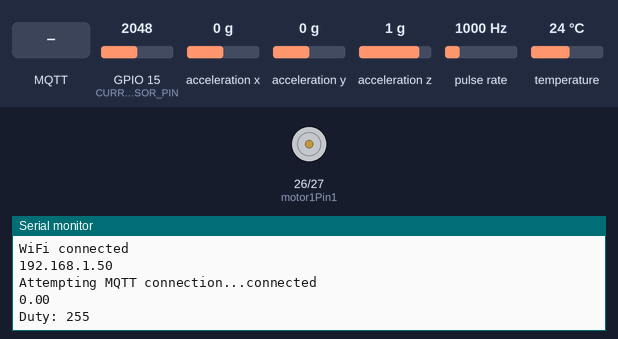
Bench run of a sketch on a simulated ESP32. On the bench: motor-driver pin pairs drawn as motors (green arrow = first pin HIGH = forward, orange = second pin HIGH = backward, longer = more drive, scaled by the enable pin), the last lines printed to the serial monitor. Wiring (inferred from the names in the program): pulse sensor: data GPIO 33. The test bench sets the inputs (shaded band); at power-on: GPIO 15 (CURRENT_SENSOR_PIN) = 2048, acceleration x 0 g, acceleration y 0 g, acceleration z 1 g, pulse rate 1000 Hz, temperature 24 °C. WiFi joins after 1.5 s; servers stay silent unless stated; no MQTT or app messages arrive unless stated.

Above: at 3.7 s.
3.8 s: MQTT message "90" arrives on the first subscribed topic
At 5.5 s:
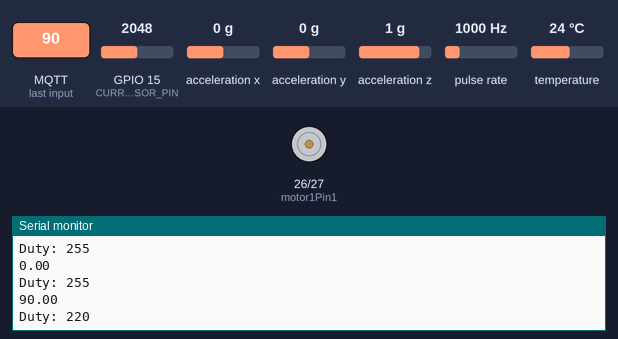
7.4 s: MQTT message "200" arrives on the first subscribed topic
At 9.4 s:
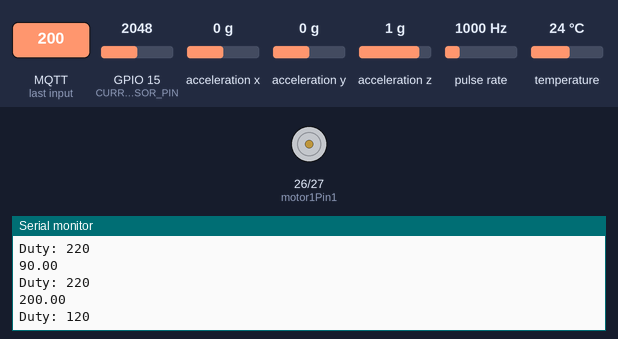
11.0 s: MQTT message "5" arrives on the first subscribed topic
At 12.4 s:
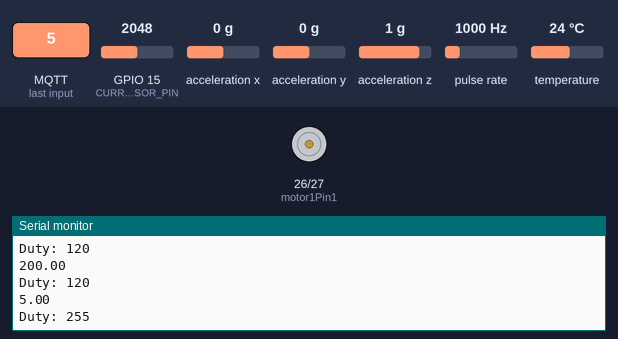
Timing chart, 0 to 14.0 s (numbered marks = the images above; inputs shaded):
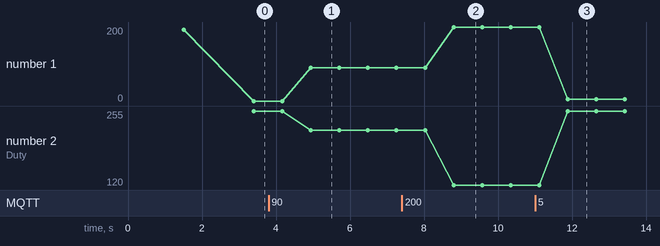

The sketch:

node_2_r1r.ino
```cpp
#define EncoderPinA 33

#define motor1Pin1 26
#define motor1Pin2 27
#define enable1Pin 14

#define CURRENT_SENSOR_PIN 15

//#define LED 2

#include <WiFi.h>
#include <PubSubClient.h>
#include <Wire.h>
#include <Adafruit_Sensor.h>
#include <Adafruit_ADXL345_U.h>
#include <OneWire.h>
#include <DallasTemperature.h>

const int oneWireBus = 18;

// WiFi credentials
const char* ssid = "AM-153";
const char* password = "password";

// MQTT broker
const char* mqtt_server = "makri.local";

OneWire oneWire(oneWireBus);

// Pass our oneWire reference to Dallas Temperature sensor
DallasTemperature sensors(&oneWire);


WiFiClient espClient;
PubSubClient client(espClient);

const float Vref = 3.3;
const int ADC_RES = 4095;

// 5A version sensitivity
const float sensitivity = 0.185;
float offsetVoltage = 1.65;


// Topics
const char* sub_topic = "/r2r/sag_distance";

const char* pub_speed = "/r2r/motor_speed";

const char* pub_current = "/r2r/motor_current";

const char* pub_vib_x = "/r2r/motor_vib_x";
const char* pub_vib_y = "/r2r/motor_vib_y";
const char* pub_vib_z = "/r2r/motor_vib_z";

const char* pub_temp = "/r2r/motor_temp";


// Setting PWM properties
const int freq = 30000;
const int pwmChannel = 0;
const int resolution = 8;
int dutyCycle = 80;


volatile long encoderCount = 0;

unsigned long prevTime = 0;
float rpm = 0;

// Set this correctly based on your encoder
const int PPR = 360;

// Variables
float curr_motor_speed= 0;
float motor_current = 0;
float motorSpeed = 0;
float motor_temp = 0;
float vib_x =0;
float vib_y =0;
float vib_z =0;

// -------- CONTROL --------
float sag_measured = 0.0;
float SAG_SET = 100.0;   // desired sag
float Kp = 10.0;        // tune this


Adafruit_ADXL345_Unified accel = Adafruit_ADXL345_Unified(12345);


void IRAM_ATTR updateEncoder() {
  encoderCount++;   // only counting pulses
}


void calc_speed() {
  unsigned long currentTime = millis();

  if (currentTime - prevTime >= 1000) {  // 1 second window
    noInterrupts();
    long count = encoderCount;
    encoderCount = 0;
    interrupts();

    rpm = (count * 60.0) / PPR;

//    Serial.print("RPM: ");
//    Serial.println(rpm);

    prevTime = currentTime;
  }
}
// ----------- WiFi Setup -----------
void setup_wifi() {
  delay(10);
  Serial.println("Connecting to WiFi...");
  WiFi.begin(ssid, password);
  while (WiFi.status() != WL_CONNECTED) {
    delay(500);
    Serial.print(".");

  }
//digitalWrite(LED,HIGH);
  Serial.println("\nWiFi connected");
  Serial.println(WiFi.localIP());
}

// ----------- MQTT Callback (Subscriber) -----------
void callback(char* topic, byte* payload, unsigned int length) {

//  Serial.print("Message received on topic: ");
//  Serial.println(topic);

  String msg = "";
  for (int i = 0; i < length; i++) {
    msg += (char)payload[i];
  }

//  Serial.print("Message: ");
//  Serial.println(msg);

  sag_measured = msg.toFloat();
  // Example: control motor speed from incoming message
//  if (String(topic) == sub_topic) {
//    curr_motor_speed= msg.toFloat();   // simple control
//    Serial.print("Updated motor speed command: ");
//    Serial.println(motor_speed);
//  }
}

// ----------- MQTT Reconnect -----------
void reconnect() {
  while (!client.connected()) {
    Serial.print("Attempting MQTT connection...");

    if (client.connect("ESP32_Node")) {
      Serial.println("connected");

      // Subscribe
      client.subscribe(sub_topic);

    } else {
      Serial.print("failed, rc=");
      Serial.print(client.state());
      Serial.println(" retrying in 3 seconds");
      delay(3000);
    }
  }
}


// Simple averaging filter (reduces noise)
float getFilteredVoltage() {
  float sum = 0;
  for (int i = 0; i < 20; i++) {
    sum += analogRead(CURRENT_SENSOR_PIN);
  }
  float avg = sum / 20.0;
  return (avg * Vref) / ADC_RES;
}


// -------- CONTROLLER --------
int computeDutyCycle() {
  float sag_error = SAG_SET - sag_measured;
  Serial.println(sag_measured);
  float control = 120 + Kp * sag_error;

  int duty = (int)control;

  // Allow bidirectional control
  if (duty > 255) duty = 255;
  if (duty < 120) duty = 120;

  return duty;
}

// -------- MOTOR CONTROL (MX1508) --------
void setMotor(int duty) {

  if (duty > 0) {
    // Forward
    ledcWrite(motor1Pin1, duty);
    ledcWrite(motor1Pin2, 0);
  }
  else if (duty < 0) {
    // Reverse
    ledcWrite(motor1Pin1, 0);
    ledcWrite(motor1Pin2, -duty);
  }
  else {
    // Stop
    ledcWrite(motor1Pin1, 0);
    ledcWrite(motor1Pin2, 0);
  }
}

// ----------- Setup -----------
void setup() {
  pinMode(motor1Pin1, OUTPUT);
  pinMode(motor1Pin2, OUTPUT);
  pinMode(enable1Pin, OUTPUT);
//  pinMode(LED,OUTPUT);
  digitalWrite(motor1Pin1, LOW);
  digitalWrite(motor1Pin2, LOW);
   // Attach PWM to BOTH pins (important for MX1508)
  ledcAttach(motor1Pin1, freq, resolution);
  ledcAttach(motor1Pin2, freq, resolution);
  pinMode(CURRENT_SENSOR_PIN, INPUT);

  // configure LEDC PWM
  ledcAttachChannel(enable1Pin, freq, resolution, pwmChannel);
   pinMode(EncoderPinA, INPUT_PULLUP);
  attachInterrupt(digitalPinToInterrupt(EncoderPinA), updateEncoder, RISING);

  Serial.begin(115200);
  setup_wifi();
  client.setServer(mqtt_server, 1883);
  client.setCallback(callback);
    /* Initialise the sensor */
  if(!accel.begin())
  {
    /* There was a problem detecting the ADXL345 ... check your connections */
    Serial.println("Ooops, no ADXL345 detected ... Check your wiring!");
    while(1);
  }

  accel.setRange(ADXL345_RANGE_16_G);
  sensors.begin();

  // Calibrate offset (no current condition)
  float sum = 0;
  for (int i = 0; i < 500; i++) {
    int adc = analogRead(CURRENT_SENSOR_PIN);
    float voltage = (adc * Vref) / ADC_RES;
    sum += voltage;
    delay(2);
  }
  offsetVoltage = sum / 500.0;
}


// ----------- Loop -----------
void loop() {
//  set motor high
digitalWrite(motor1Pin1,HIGH);

  if (!client.connected()) {
    reconnect();
  }
  client.loop();

  // -------- Current sensing --------
  float voltage = getFilteredVoltage();
  motor_current = -(voltage - offsetVoltage) / sensitivity;

  // -------- Speed calculation --------
  calc_speed();
  curr_motor_speed= rpm;

  // ---------vib sensing-----------
   /* Get a new sensor event */
  sensors_event_t event;
  accel.getEvent(&event);

  vib_x =event.acceleration.x;
  vib_y =event.acceleration.y;
  vib_z =event.acceleration.z;

  // -------- temp sensing--------
   sensors.requestTemperatures();
  float temp = sensors.getTempCByIndex(0);
  // -------- sag compensation calculations--------
   // -------- sag compensation calculations --------

 // Compute control
  int duty = computeDutyCycle();

  // Apply motor control
  setMotor(duty);
  Serial.print("Duty: ");
  Serial.println(duty);
  // -------- Publishing --------
  static unsigned long lastPub = 0;
  unsigned long now = millis();

  if (now - lastPub > 50) {  // 20 Hz
    lastPub = now;

    char speed_buf[16];
    char current_buf[16];
    char vib_x_buf[16];
    char vib_y_buf[16];
    char vib_z_buf[16];
    char temp_buf[16];

    dtostrf(curr_motor_speed, 1, 2, speed_buf);
    dtostrf(motor_current, 1, 2, current_buf);
    dtostrf(vib_x, 1, 2, vib_x_buf);
    dtostrf(vib_y, 1, 2, vib_y_buf);
    dtostrf(vib_z, 1, 2, vib_z_buf);
    dtostrf(temp, 1, 2, temp_buf);

    client.publish(pub_speed, speed_buf);
    client.publish(pub_current, current_buf);
    client.publish(pub_vib_x, vib_x_buf);
    client.publish(pub_vib_y, vib_y_buf);
    client.publish(pub_vib_z, vib_z_buf);
    client.publish(pub_temp, temp_buf);
  }
}
```

Measured:
- after the input at 3.8 s, the serial monitor: prints a new line after 1.1 s (image 1)
- after the input at 7.4 s, the serial monitor: prints a new line after 1.4 s (image 2)
- after the input at 11.0 s, the serial monitor: prints a new line after 0.88 s (image 3)
- plotted number 1: 0 → 90 after the input at 3.8 s, 90 → 200 after the input at 7.4 s, 200 → 5 after the input at 11.0 s
- plotted number 2: 255 → 220 after the input at 3.8 s, 220 → 120 after the input at 7.4 s, 120 → 255 after the input at 11.0 s
